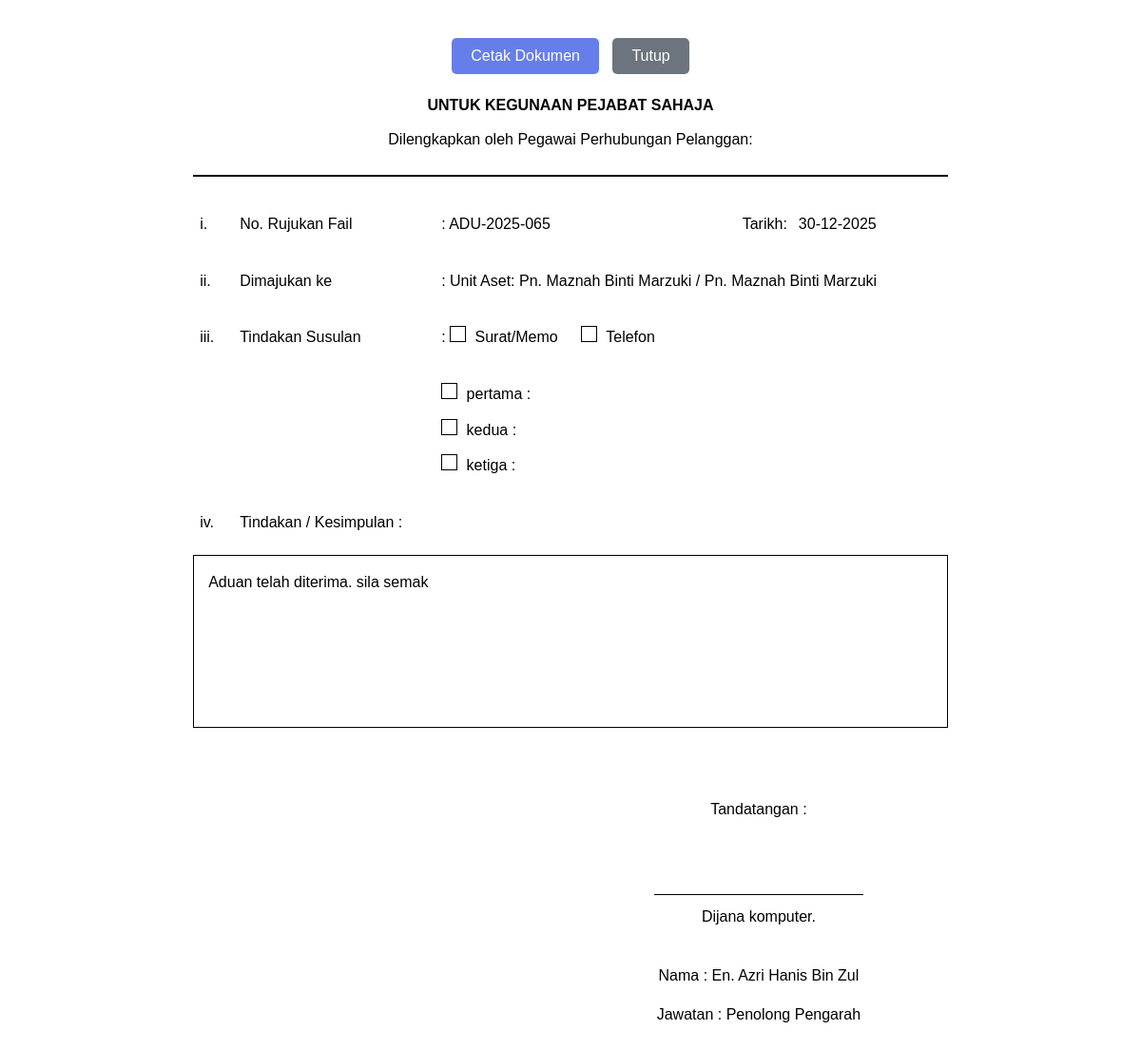
The page /admin/unit-aduan-dalaman/generate_dokumen.php?id=25 (signed in) on the database its author committed.
### tables this page shows
CREATE TABLE `dokumen_unit_aduan` (
  `id` int NOT NULL,
  `complaint_id` int NOT NULL,
  `no_rujukan_fail` varchar(100) DEFAULT NULL,
  `dimajukan_ke_officer_id` int DEFAULT NULL COMMENT 'Unit Aset Officer',
  `tindakan_susulan` text,
  `tindakan_kesimpulan` text,
  `tarikh` date DEFAULT NULL,
  `created_by` int DEFAULT NULL,
  `created_at` timestamp NULL DEFAULT CURRENT_TIMESTAMP,
  `updated_at` timestamp NULL DEFAULT CURRENT_TIMESTAMP ON UPDATE CURRENT_TIMESTAMP
);

CREATE TABLE `complaints` (
  `id` int NOT NULL,
  `ticket_number` varchar(50) NOT NULL,
  `jenis` enum('aduan','cadangan') NOT NULL,
  `perkara` varchar(500) NOT NULL,
  `keterangan` text NOT NULL,
  `user_id` int DEFAULT NULL,
  `nama_pengadu` varchar(255) NOT NULL,
  `alamat` text,
  `no_telefon` varchar(50) DEFAULT NULL,
  `poskod` varchar(10) DEFAULT NULL,
  `jawatan` varchar(255) DEFAULT NULL,
  `bahagian` varchar(255) DEFAULT NULL,
  `tingkat` varchar(50) DEFAULT NULL,
  `email` varchar(255) NOT NULL,
  `no_sambungan` varchar(50) DEFAULT NULL,
  `jenis_aset` varchar(100) DEFAULT NULL,
  `no_pendaftaran_aset` varchar(100) DEFAULT NULL,
  `pengguna_akhir` varchar(255) DEFAULT NULL,
  `tarikh_kerosakan` date DEFAULT NULL,
  `perihal_kerosakan` varchar(255) DEFAULT NULL,
  `perihal_kerosakan_value` varchar(100) DEFAULT NULL,
  `officer_id` int DEFAULT NULL,
  `pegawai_penerima` varchar(255) DEFAULT NULL,
  `status` enum('pending','dalam_pemeriksaan','sedang_dibaiki','selesai','dibatalkan') DEFAULT 'pending',
  `workflow_status` enum('baru','disahkan_unit_aduan','dimajukan_unit_aset','dalam_semakan_unit_aset','dimajukan_pegawai_pelulus','diluluskan','ditolak','dimajukan_unit_it','selesai') DEFAULT 'baru',
  `unit_aduan_verified_by` int DEFAULT NULL,
  `priority` enum('rendah','sederhana','tinggi','kritikal') DEFAULT 'sederhana',
  `progress` int DEFAULT '0',
  `rating` enum('cemerlang','baik','memuaskan','tidak_memuaskan') DEFAULT NULL,
  `feedback_comment` text,
  `created_at` timestamp NOT NULL DEFAULT CURRENT_TIMESTAMP,
  `updated_at` timestamp NOT NULL DEFAULT CURRENT_TIMESTAMP ON UPDATE CURRENT_TIMESTAMP,
  `completed_at` timestamp NULL DEFAULT NULL,
  `unit_aduan_verified_at` datetime DEFAULT NULL,
  `dimajukan_ke` int DEFAULT NULL COMMENT 'Unit Aset Officer ID',
  `tindakan_susulan` text,
  `tindakan_kesimpulan` text,
  `unit_aset_officer_id` int DEFAULT NULL,
  `unit_aset_reviewed_at` datetime DEFAULT NULL,
  `pegawai_pelulus_id` int DEFAULT NULL,
  `pegawai_pelulus_reviewed_at` datetime DEFAULT NULL,
  `pegawai_pelulus_status` enum('diluluskan','ditolak','pending') DEFAULT 'pending',
  `unit_aset_processed_by` int DEFAULT NULL COMMENT 'User ID who processed in Unit Aset',
  `unit_aset_processed_at` datetime DEFAULT NULL COMMENT 'When Unit Aset processed',
  `approval_officer_id` int DEFAULT NULL COMMENT 'Approval officer for this complaint',
  `unit_it_officer_id` int DEFAULT NULL COMMENT 'Unit IT officer assigned to execute the work',
  `unit_it_assigned_at` datetime DEFAULT NULL COMMENT 'When Unit IT was assigned',
  `unit_it_completed_by` int DEFAULT NULL COMMENT 'User ID who completed in Unit IT',
  `unit_it_completed_at` datetime DEFAULT NULL COMMENT 'When Unit IT completed the work'
);

CREATE TABLE `unit_aset_officers` (
  `id` int NOT NULL,
  `nama` varchar(255) NOT NULL,
  `email` varchar(255) DEFAULT NULL,
  `no_telefon` varchar(50) DEFAULT NULL,
  `jawatan` varchar(255) DEFAULT NULL,
  `status` enum('aktif','tidak_aktif') DEFAULT 'aktif',
  `created_at` timestamp NULL DEFAULT CURRENT_TIMESTAMP,
  `updated_at` timestamp NULL DEFAULT CURRENT_TIMESTAMP ON UPDATE CURRENT_TIMESTAMP
);

CREATE TABLE `users` (
  `id` int NOT NULL,
  `nama_penuh` varchar(255) NOT NULL,
  `email` varchar(255) NOT NULL,
  `password` varchar(255) NOT NULL,
  `jawatan` varchar(255) DEFAULT NULL,
  `bahagian` varchar(255) DEFAULT NULL,
  `unit` varchar(100) DEFAULT NULL,
  `no_sambungan` varchar(50) DEFAULT NULL,
  `tingkat` varchar(50) DEFAULT NULL,
  `role` enum('user','admin','unit_aduan_dalaman','unit_aset','bahagian_pentadbiran_kewangan','unit_it_sokongan') DEFAULT 'user',
  `status` enum('active','inactive') DEFAULT 'active',
  `created_at` timestamp NOT NULL DEFAULT CURRENT_TIMESTAMP,
  `updated_at` timestamp NOT NULL DEFAULT CURRENT_TIMESTAMP ON UPDATE CURRENT_TIMESTAMP,
  `reset_token` varchar(255) DEFAULT NULL,
  `reset_token_expires` datetime DEFAULT NULL
);

### admin/unit-aduan-dalaman/generate_dokumen.php (the view, shortened to what this page needs)
<?php
$db = getDB();
$complaint_id = intval($_GET['id'] ?? 0);
$stmt = $db->prepare("
    SELECT c.*,
           u.nama_penuh as verified_by_name,
           uao.nama as dimajukan_ke_nama,
           uao.email as dimajukan_ke_email
    FROM complaints c
    LEFT JOIN users u ON c.unit_aduan_verified_by = u.id
    LEFT JOIN unit_aset_officers uao ON c.dimajukan_ke = uao.id
    WHERE c.id = ?
");
$stmt->execute([$complaint_id]);
$complaint = $stmt->fetch();
$stmt = $db->prepare("SELECT * FROM dokumen_unit_aduan WHERE complaint_id = ?");
$stmt->execute([$complaint_id]);
$dokumen = $stmt->fetch();
?>
<!DOCTYPE html>
<html lang="ms">
<head>
</head>
<body>
    <div class="no-print">
        <button onclick="window.print()" style="padding: 10px 20px; background: #667eea; color: white; border: none; border-radius: 5px; cursor: pointer; font-size: 16px;">
            <i class="fas fa-print"></i> Cetak Dokumen
        </button>
        <button onclick="window.close()" style="padding: 10px 20px; background: #6c757d; color: white; border: none; border-radius: 5px; cursor: pointer; font-size: 16px; margin-left: 10px;">
            Tutup
        </button>
    </div>
    <div class="header">
        <h1>UNTUK KEGUNAAN PEJABAT SAHAJA</h1>
        <p style="margin: 10px 0;">Dilengkapkan oleh Pegawai Perhubungan Pelanggan:</p>
    </div>
    <div class="section">
        <table>
            <tr>
                <td style="width: 30px;">i.</td>
                <td style="width: 200px;">No. Rujukan Fail</td>
                <td>: <?php echo htmlspecialchars($dokumen['no_rujukan_fail'] ?? $complaint['ticket_number']); ?></td>
                <td style="width: 150px; text-align: right;">Tarikh:</td>
                <td style="width: 150px;"><?php echo date('d-m-Y', strtotime($dokumen['tarikh'] ?? $complaint['created_at'])); ?></td>
            </tr>
        </table>
    </div>
    <div class="section">
        <table>
            <tr>
                <td style="width: 30px;">ii.</td>
                <td style="width: 200px;">Dimajukan ke</td>
                <td>: Unit Aset: <?php echo htmlspecialchars($complaint['dimajukan_ke_nama'] ?? '-'); ?>
                    <?php if (!empty($complaint['dimajukan_ke_nama'])): ?>
                    / <?php echo htmlspecialchars($complaint['dimajukan_ke_nama']); ?>
                    <?php endif; ?>
                </td>
            </tr>
        </table>
    </div>
    <div class="section">
        <table>
            <tr>
                <td style="width: 30px;">iii.</td>
                <td style="width: 200px;">Tindakan Susulan</td>
                <td>:
                    <div class="checkbox <?php echo ($dokumen && strpos($dokumen['tindakan_susulan'], 'Surat') !== false) ? 'checked' : ''; ?>"></div> Surat/Memo
                    <span style="margin-left: 20px;">
                        <div class="checkbox <?php echo ($dokumen && strpos($dokumen['tindakan_susulan'], 'Telefon') !== false) ? 'checked' : ''; ?>"></div> Telefon
                    </span>
                </td>
            </tr>
        </table>
    </div>
    <div class="section">
        <table>
            <tr>
                <td style="width: 30px;"></td>
                <td style="width: 200px;"></td>
                <td>
                    <div class="checkbox"></div> pertama :
                </td>
            </tr>
            <tr>
                <td></td>
                <td></td>
                <td>
                    <div class="checkbox"></div> kedua :
                </td>
            </tr>
            <tr>
                <td></td>
                <td></td>
                <td>
                    <div class="checkbox"></div> ketiga :
                </td>
            </tr>
        </table>
    </div>
    <div class="section">
        <table>
            <tr>
                <td style="width: 30px;">iv.</td>
                <td style="width: 200px; vertical-align: top;">Tindakan / Kesimpulan :</td>
                <td></td>
            </tr>
        </table>
        <div class="box">
            <?php if (!empty($dokumen['tindakan_kesimpulan'])): ?>
                <?php echo nl2br(htmlspecialchars($dokumen['tindakan_kesimpulan'])); ?>
            <?php else: ?>
                <?php echo nl2br(htmlspecialchars($complaint['tindakan_susulan'] ?? 'Aduan telah diterima dan akan diambil tindakan segera')); ?>
            <?php endif; ?>
        </div>
    </div>
    <div class="signature-section">
        <table style="width: 100%;">
            <tr>
                <td style="width: 50%;"></td>
                <td style="width: 50%; text-align: center;">
                    <p>Tandatangan :</p>
                    <p style="margin-top: 60px; border-top: 1px solid #000; display: inline-block; padding: 10px 50px;">
                        Dijana komputer.
                    </p>
                    <p style="margin-top: 10px;">
                        Nama : <?php echo htmlspecialchars($complaint['verified_by_name'] ?? 'En. Azri Hanis Bin Zul'); ?>
                    </p>
                    <p>
                        Jawatan : Penolong Pengarah
                    </p>
                </td>
            </tr>
        </table>
    </div>
</body>
</html>

### admin/unit-aduan-dalaman/generate_dokumen.php (style rules this page uses)
body { font-family: Arial, sans-serif; line-height: 1.6; color: #000; max-width: 21cm; margin: 0 auto; padding: 20px; }
.header { text-align: center; margin-bottom: 30px; border-bottom: 2px solid #000; padding-bottom: 15px; }
h1 { font-size: 16px; font-weight: bold; margin: 10px 0; }
.section { margin: 20px 0; }
.checkbox { display: inline-block; width: 15px; height: 15px; border: 1px solid #000; margin-right: 5px; text-align: center; }
.box { border: 1px solid #000; padding: 15px; margin: 15px 0; min-height: 150px; }
table { width: 100%; margin: 10px 0; }
td { padding: 5px; }
.no-print { margin: 20px 0; text-align: center; }
.signature-section { margin-top: 50px; }

### rows shown on the page
dokumen_unit_aduan: no_rujukan_fail "ADU-2025-065", tarikh "30-12-2025", tindakan_kesimpulan "Aduan telah diterima. sila semak"
complaints: dimajukan_ke.nama "Pn. Maznah Binti Marzuki", unit_aduan_verified_by.nama_penuh "En. Azri Hanis Bin Zul"
